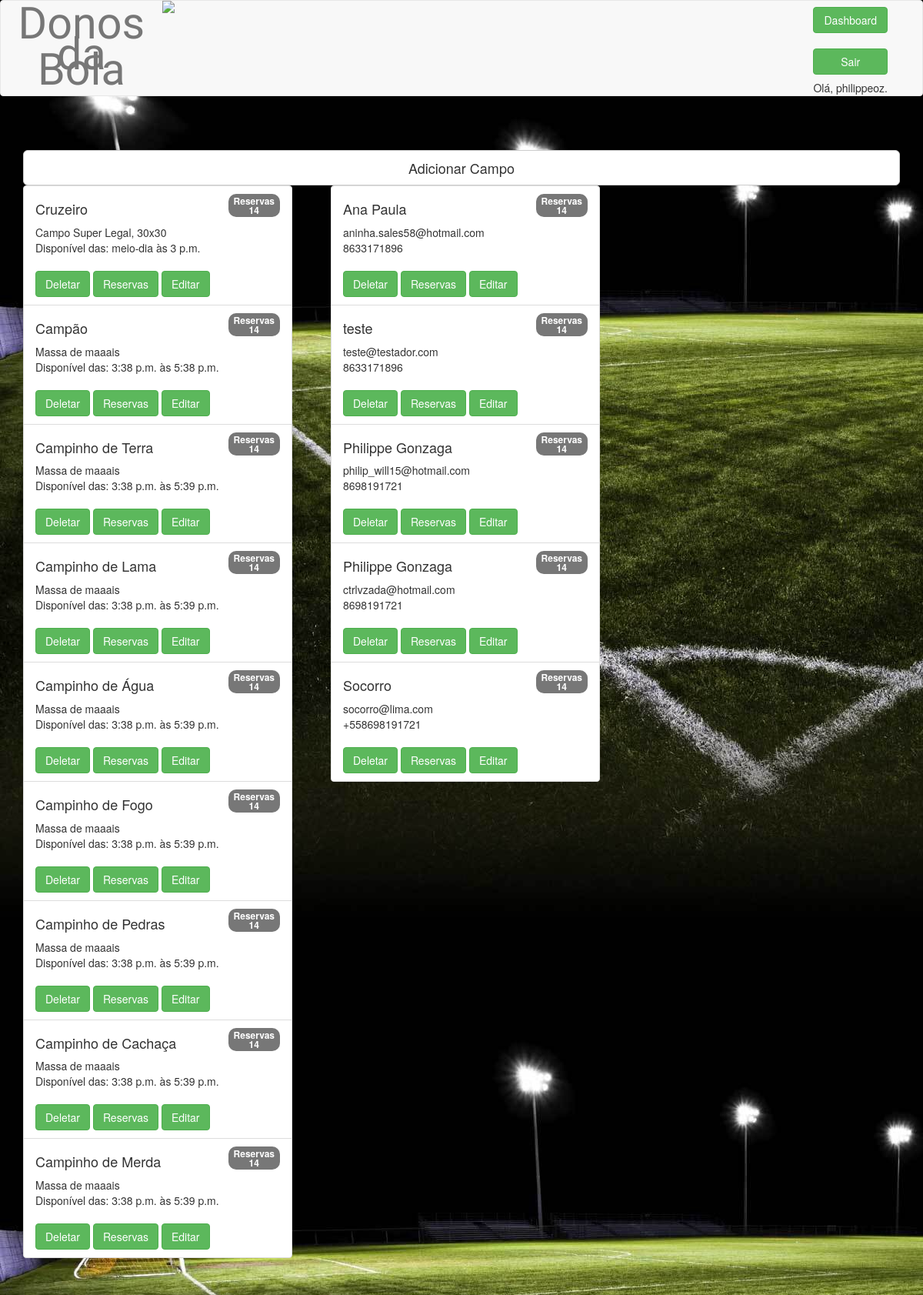
/accounts/profile/ (signed in), run on an earlier commit of the app's database.
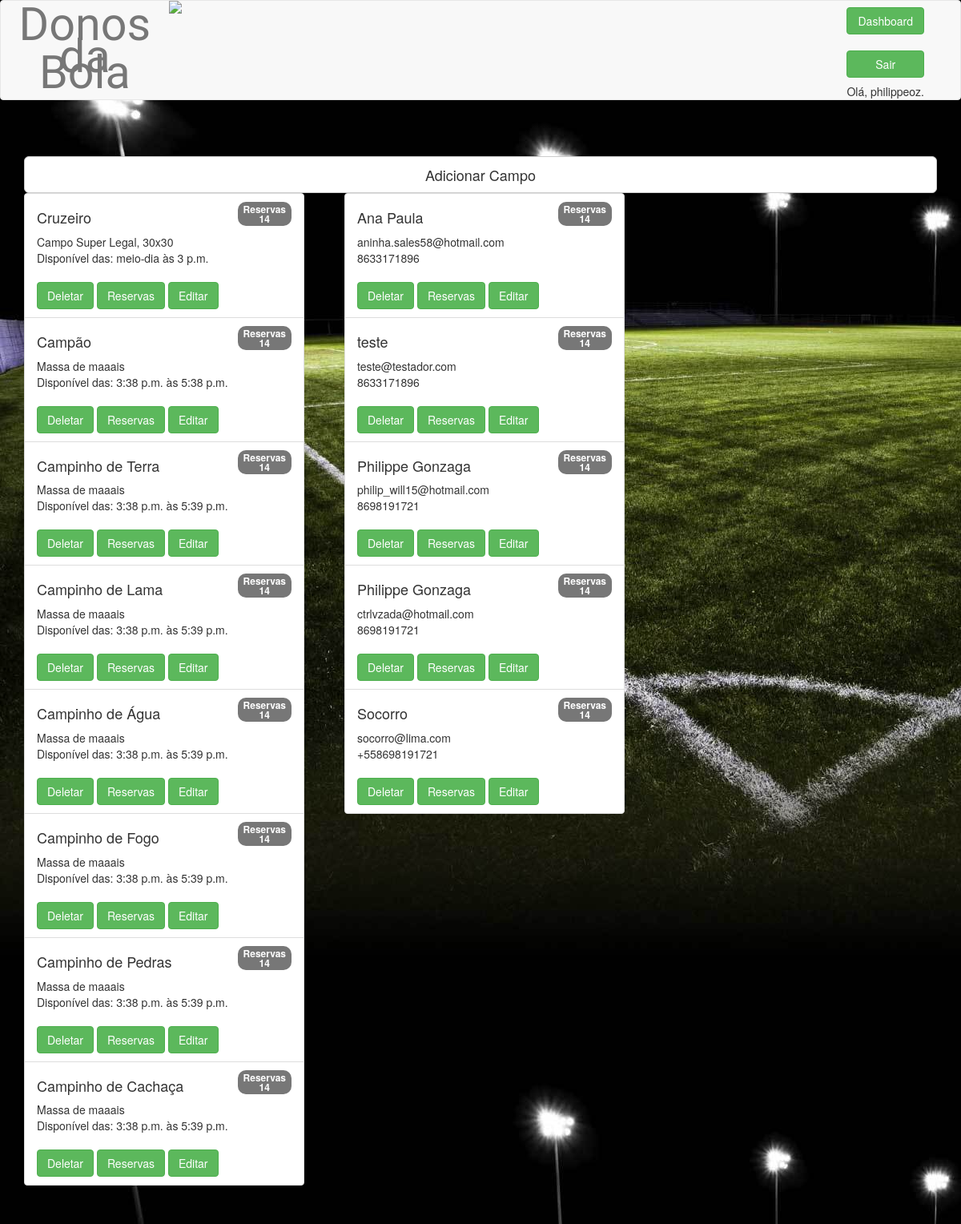
And on a later commit of the database.
### core/models.py (models this page shows, shortened)
class Campo(models.Model):
    nome = models.CharField(null = False, unique=True,max_length=20)
    descricao = models.TextField()
    horario_disponivel_de = models.TimeField(default=timezone.now)
    horario_disponivel_ate = models.TimeField(default=timezone.now)
    valor_hora = models.FloatField()

class Cliente(AbstractBaseUser):
    nome = models.CharField(max_length=20)
    email = models.EmailField(db_index=True)
    telefone = models.CharField(max_length=15)
    cpf_cnpj = models.CharField(max_length=15)
    joined = models.DateTimeField(auto_now_add=True)
    is_active = models.BooleanField(default=True)
    is_admin = models.BooleanField(default=False)
    USERNAME_FIELD = 'email'
    class Meta:
        unique_together = ('email', 'cpf_cnpj')

### core/views.py (the view)
# urls.py: url(r'^accounts/profile/$',csrf_exempt(DashboardView.as_view()), name='dashboard'),
class DashboardView(TemplateView):
    template_name = 'core/dashboard.html'
    def get_context_data(self, **kwargs):
        context = super(DashboardView, self).get_context_data(**kwargs)
        lista_campos = Campo.objects.all()
        context['lista_clientes'] = Cliente.objects.all()
        context['lista_campos'] = lista_campos
        context['cliente'] = Cliente
        return context

### core/templates/core/dashboard.html (shortened to what this page needs)
{% extends "core/base.html" %}
{% load bootstrap3 %}
{% block bootstrap3_content %}
    <div class="container">
    {% if user.is_staff %}
         {% buttons %}
        <a href="/campo/add/" width="600px"><input type="submit" value="Adicionar Campo" class="btn btn-default btn-lg btn-block"></a>
        {% endbuttons %}
<div style="width: 1200px">
    <div style="float: left; width: 400px;">
         <ul class="list-group" style="width: 350px">
         {% for campo in lista_campos %}
            <li class="list-group-item">
                <span class="badge">Reservas<br>14</span>
                <h4>{{ campo.nome }}</h4>
                {{ campo.descricao }}<br>
                Disponível das: {{ campo.horario_disponivel_de }} às
                {{ campo.horario_disponivel_ate }}
                <br><br>
                <a href="/campo/{{ campo.pk }}/delete/"><button type="submit" class="btn btn-success">Deletar</button></a>
                <a href="/login/"><button type="submit" class="btn btn-success">Reservas</button></a>
                <a href="/login/"><button type="submit" class="btn btn-success">Editar</button></a>
            </li>
        {% endfor %}
        </ul>
    </div>
    <div style="float: left; width: 400px;">
        <ul class="list-group" style="width: 350px">
         {% for client in lista_clientes %}
            <li class="list-group-item">
                <span class="badge">Reservas<br>14</span>
                <h4>{{ client.nome }}</h4>
                {{ client.email }}<br>
                {{ client.telefone }}
                <br><br>
                <a href="/login/"><button type="submit" class="btn btn-success">Deletar</button></a>
                <a href="/login/"><button type="submit" class="btn btn-success">Reservas</button></a>
                <a href="/login/"><button type="submit" class="btn btn-success">Editar</button></a>
            </li>
        {% endfor %}
        </ul>
    </div>
</div>
    {% endif %}
    </div>
{% endblock %}

### core/templates/core/base.html (shortened to what this page needs)
{% load staticfiles %}
{% load bootstrap3 %}
<!DOCTYPE html>
<html lang="pt-br" class="no-js">
<head>
    <link rel="stylesheet" href="/static/css/assets/bootstrap/css/bootstrap.css">
    <link rel="stylesheet" href="/static/css/assets/fontawesome/css/font-awesome.css">
    <link rel="stylesheet" href="/static/css/assets/gridloading/css/component.css">
    <link rel="stylesheet" href="/static/css/assets/animate.css" >
    <link rel="stylesheet" href="/static/css/custom.css">
    {% bootstrap_css %}
</head>
<body>
<nav class="navbar navbar-default" style="height: 125px;">
    <div class="container-fluid" >
        <div class="row">
            <div class="col-xs-12">
                <div class="col-xs-2">
                    <div class="navbar-header">
                       <a class="navbar-brand" href="/" style="font-family: Baloo Da;font-size: 410%;text-align: center;"><br>Donos</br></br>da Bola </a>
                    </div>
                </div>
                <div class="col-xs-6">
                        <a class="navbar-brand" href="/" >
                            <img src="http://www.clipartkid.com/images/99/flaming-soccer-ball-pictures-flaming-soccer-ball-by-rildraw-d47q1j3-qi5d0g-clipart.png" width="50">
                        </a>
                </div>
                <div class="col-xs-4">
                    <div class="collapse navbar-collapse" id="bs-example-navbar-collapse-1">
                        <div class="navbar-form navbar-right">
                        {% if user.is_authenticated %}
                        <a href="/accounts/profile"><button type="submit" class="btn btn-success btn-block">Dashboard</button></a><br>
                        <a href="/logout/"><button type="submit" class="btn btn-success btn-block">Sair</button></a>
                        <h5 align="center">Olá, {{ user.username }}.</h5>
                        {% else %}
                            <a href="/cliente/add"><button type="submit" class="btn btn-success btn-block">Cadastrar</button></a></br>
                            <a href="/login/"><button type="submit" class="btn btn-success btn-block">Login</button></a>
                        {% endif %}
                        </div>
                    </div>
                </div>
                </div>
            </div>
        </div>
</nav>
<div id="portfolio_eventos" class="portfolio spacer">
{% block bootstrap3_content %}
{% endblock %}
</div>
</body>
</html>

### static/css/custom.css (style rules this page uses)
body { background-color:#fff;font:normal 16px/22px Lato;color:#555; }
h1,h2,h3,h4,h5,h6 { font-family: Lato;margin: 0;padding: 0; }
.spacer { padding: 100px 0; }
.portfolio ul li { position: relative; }
@media (max-width: 1200px) { .spacer { padding: 70px 0; } }
nav.navbar.navbar-default { margin-bottom: 0px; }
body { background: url('images/bg.jpg') fixed; }
a.navbar-brand { padding: 0px; }

What changed in the data, as far as the page shows it:
removed Campo: nome "Campinho de Merda", descricao "Massa de maaais", horario_disponivel_de "3:38 p.m.", horario_disponivel_ate "5:39 p.m."
